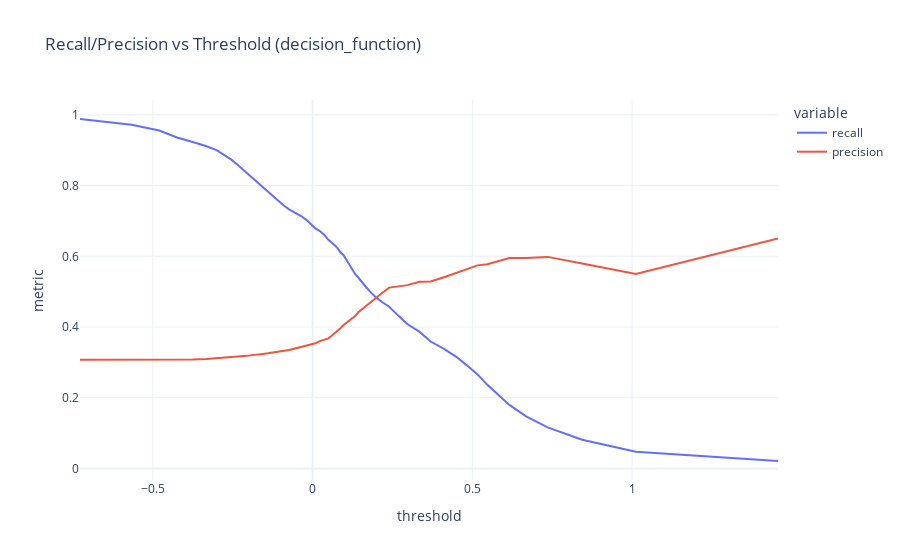
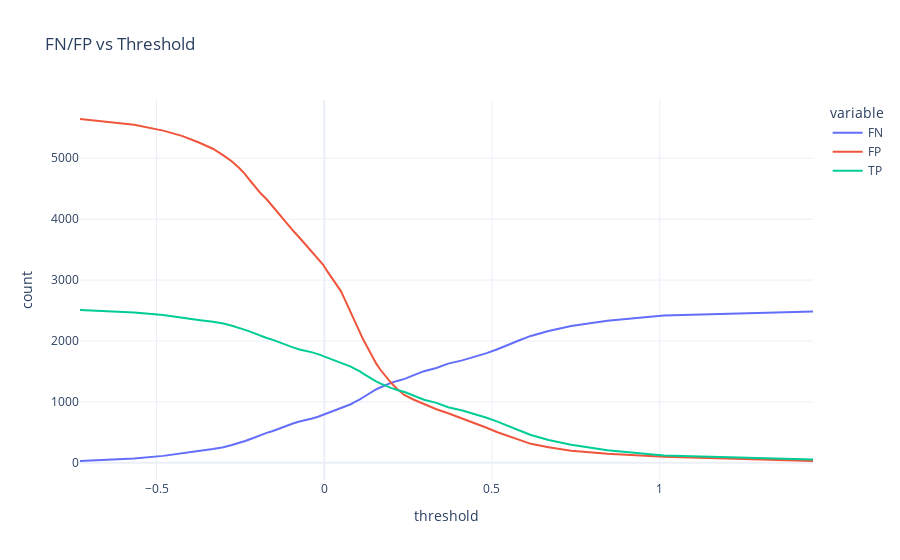

Notebook code for these charts, in order:
### Markdown cell above
Die Confusion Matrix zeigt transparent, welche Fehlerarten entstehen (insb. FN vs. FP). Die absoluten Zahlen beziehen sich auf unseren Test-Datensatz und weichen daher von der Gesamtverteilung ab.

Wir sehen, dass wir zwar 1741 Vertragsabschlüsse generiert hätten.
Dafür hätten wir aber auch Zeit aufgewendet, um 3216 Kunden anzurufen, die am Ende keinen Vertrag abschließen.
Gleichzeitig hätten wir in unserer Liste 799 Kunden nicht angerufen, mit denen wir zu einem erfolgreichen Abschluss gekommen wären.

### Optimierung der Anrufe

Ich nutze nun das bestehende Modell und ändere den Schwellwert (der standardmäßig 0 ist) der numerischen Vorhersage, ab wann wir mit einem Vertragsabschluss rechnen. Das Ganze visualisieren wir und diskutieren im Anschluss den Tradeoff:

### Code cell
scores = clf.decision_function(x_test)  # higher => more "yes"

# Sweep thresholds across score range
thresholds = np.quantile(scores, np.linspace(0.01, 0.99, 60))

rows = []
for t in thresholds:
    pred_t = np.where(scores >= t, "yes", "no")
    cm_t = confusion_matrix(y_test, pred_t, labels=["no", "yes"])  # [[TN, FP],[FN, TP]]
    tn, fp, fn, tp = cm_t.ravel()
    recall_yes = tp / (tp + fn) if (tp + fn) else np.nan
    precision_yes = tp / (tp + fp) if (tp + fp) else np.nan
    rows.append({"threshold": t, "recall": recall_yes, "precision": precision_yes, "FP": fp, "FN": fn, "TP": tp})

df_thr = pd.DataFrame(rows)

fig = px.line(
    df_thr,
    x="threshold",
    y=["recall", "precision"],
    title="Recall/Precision vs Threshold (decision_function)",
    labels={"value": "metric", "threshold": "threshold"}
)
fig.update_layout(template="plotly_white")
fig.show()

fig2 = px.line(
    df_thr,
    x="threshold",
    y=["FN", "FP", "TP"],
    title="FN/FP vs Threshold",
    labels={"value": "count", "threshold": "threshold"}
)
fig2.update_layout(template="plotly_white")
fig2.show()

### Figure 1 — Plotly figure (JSON) as saved in the notebook; plotly's stock layout.template omitted (floating-point values rounded to 4 significant figures)
{"data": [{"hovertemplate": "variable=recall<br>threshold=%{x}<br>metric=%{y}<extra></extra>", "legendgroup": "recall", "line": {"color": "#636efa", "dash": "solid"}, "marker": {"symbol": "circle"}, "mode": "lines", "name": "recall", "orientation": "v", "showlegend": true, "type": "scatter", "x": [-0.7282, -0.5668, -0.4801, -0.4245, -0.3754, -0.332, -0.3007, -0.2752, -0.2544, -0.2361, -0.2213, -0.206, -0.1898, -0.1717, -0.1554, -0.14, -0.1247, -0.1076, -0.09135, -0.0737, -0.05495, -0.03602, -0.01855, -0.003765, 0.008727, 0.02285, 0.03612, 0.04951, 0.05979, 0.06978, 0.07904, 0.08721, 0.09703, 0.1063, 0.1148, 0.1248, 0.134, 0.1442, 0.1555, 0.1685, 0.1828, 0.1985, 0.2174, 0.2398, 0.2673, 0.2971, 0.3343, 0.3694, 0.4114, 0.4498, 0.4841, 0.5163, 0.5471, 0.5818, 0.6159, 0.6686, 0.7359, 0.8438, 1.012, 1.457], "xaxis": "x", "y": [0.9882, 0.972, 0.9555, 0.9358, 0.9232, 0.911, 0.9, 0.8854, 0.8732, 0.8594, 0.8476, 0.8339, 0.822, 0.8067, 0.7961, 0.7827, 0.7701, 0.7567, 0.7445, 0.7327, 0.7244, 0.7138, 0.7024, 0.6902, 0.6787, 0.6713, 0.661, 0.6465, 0.6394, 0.6307, 0.6217, 0.6114, 0.6031, 0.5902, 0.578, 0.5642, 0.5488, 0.5386, 0.5248, 0.5118, 0.4972, 0.4839, 0.4709, 0.4575, 0.4331, 0.4079, 0.387, 0.3591, 0.3382, 0.3157, 0.2909, 0.2661, 0.2366, 0.2083, 0.1799, 0.1476, 0.1161, 0.0815, 0.04764, 0.02126], "yaxis": "y"}, {"hovertemplate": "variable=precision<br>threshold=%{x}<br>metric=%{y}<extra></extra>", "legendgroup": "precision", "line": {"color": "#EF553B", "dash": "solid"}, "marker": {"symbol": "circle"}, "mode": "lines", "name": "precision", "orientation": "v", "showlegend": true, "type": "scatter", "x": [-0.7282, -0.5668, -0.4801, -0.4245, -0.3754, -0.332, -0.3007, -0.2752, -0.2544, -0.2361, -0.2213, -0.206, -0.1898, -0.1717, -0.1554, -0.14, -0.1247, -0.1076, -0.09135, -0.0737, -0.05495, -0.03602, -0.01855, -0.003765, 0.008727, 0.02285, 0.03612, 0.04951, 0.05979, 0.06978, 0.07904, 0.08721, 0.09703, 0.1063, 0.1148, 0.1248, 0.134, 0.1442, 0.1555, 0.1685, 0.1828, 0.1985, 0.2174, 0.2398, 0.2673, 0.2971, 0.3343, 0.3694, 0.4114, 0.4498, 0.4841, 0.5163, 0.5471, 0.5818, 0.6159, 0.6686, 0.7359, 0.8438, 1.012, 1.457], "xaxis": "x", "y": [0.3078, 0.3079, 0.308, 0.3069, 0.3082, 0.3097, 0.3117, 0.3125, 0.3141, 0.3153, 0.3172, 0.3185, 0.3206, 0.3214, 0.324, 0.3257, 0.3278, 0.3297, 0.3322, 0.335, 0.3395, 0.3432, 0.3467, 0.35, 0.3539, 0.3601, 0.3652, 0.3681, 0.3756, 0.3826, 0.3898, 0.3968, 0.4056, 0.4118, 0.4191, 0.4256, 0.4316, 0.4423, 0.4509, 0.4612, 0.4709, 0.4827, 0.4965, 0.5114, 0.5152, 0.5185, 0.5279, 0.5287, 0.5409, 0.5527, 0.5624, 0.5743, 0.5773, 0.5852, 0.5951, 0.5952, 0.5984, 0.5798, 0.55, 0.6506], "yaxis": "y"}], "layout": {"legend": {"title": {"text": "variable"}, "tracegroupgap": 0}, "title": {"text": "Recall/Precision vs Threshold (decision_function)"}, "xaxis": {"anchor": "y", "domain": [0, 1], "title": {"text": "threshold"}}, "yaxis": {"anchor": "x", "domain": [0, 1], "title": {"text": "metric"}}}}

### Figure 2 — Plotly figure (JSON) as saved in the notebook; plotly's stock layout.template omitted (floating-point values rounded to 4 significant figures)
{"data": [{"hovertemplate": "variable=FN<br>threshold=%{x}<br>count=%{y}<extra></extra>", "legendgroup": "FN", "line": {"color": "#636efa", "dash": "solid"}, "marker": {"symbol": "circle"}, "mode": "lines", "name": "FN", "orientation": "v", "showlegend": true, "type": "scatter", "x": [-0.7282, -0.5668, -0.4801, -0.4245, -0.3754, -0.332, -0.3007, -0.2752, -0.2544, -0.2361, -0.2213, -0.206, -0.1898, -0.1717, -0.1554, -0.14, -0.1247, -0.1076, -0.09135, -0.0737, -0.05495, -0.03602, -0.01855, -0.003765, 0.008727, 0.02285, 0.03612, 0.04951, 0.05979, 0.06978, 0.07904, 0.08721, 0.09703, 0.1063, 0.1148, 0.1248, 0.134, 0.1442, 0.1555, 0.1685, 0.1828, 0.1985, 0.2174, 0.2398, 0.2673, 0.2971, 0.3343, 0.3694, 0.4114, 0.4498, 0.4841, 0.5163, 0.5471, 0.5818, 0.6159, 0.6686, 0.7359, 0.8438, 1.012, 1.457], "xaxis": "x", "y": [30, 71, 113, 163, 195, 226, 254, 291, 322, 357, 387, 422, 452, 491, 518, 552, 584, 618, 649, 679, 700, 727, 756, 787, 816, 835, 861, 898, 916, 938, 961, 987, 1008, 1041, 1072, 1107, 1146, 1172, 1207, 1240, 1277, 1311, 1344, 1378, 1440, 1504, 1557, 1628, 1681, 1738, 1801, 1864, 1939, 2011, 2083, 2165, 2245, 2333, 2419, 2486], "yaxis": "y"}, {"hovertemplate": "variable=FP<br>threshold=%{x}<br>count=%{y}<extra></extra>", "legendgroup": "FP", "line": {"color": "#EF553B", "dash": "solid"}, "marker": {"symbol": "circle"}, "mode": "lines", "name": "FP", "orientation": "v", "showlegend": true, "type": "scatter", "x": [-0.7282, -0.5668, -0.4801, -0.4245, -0.3754, -0.332, -0.3007, -0.2752, -0.2544, -0.2361, -0.2213, -0.206, -0.1898, -0.1717, -0.1554, -0.14, -0.1247, -0.1076, -0.09135, -0.0737, -0.05495, -0.03602, -0.01855, -0.003765, 0.008727, 0.02285, 0.03612, 0.04951, 0.05979, 0.06978, 0.07904, 0.08721, 0.09703, 0.1063, 0.1148, 0.1248, 0.134, 0.1442, 0.1555, 0.1685, 0.1828, 0.1985, 0.2174, 0.2398, 0.2673, 0.2971, 0.3343, 0.3694, 0.4114, 0.4498, 0.4841, 0.5163, 0.5471, 0.5818, 0.6159, 0.6686, 0.7359, 0.8438, 1.012, 1.457], "xaxis": "x", "y": [5645, 5549, 5454, 5368, 5263, 5157, 5048, 4948, 4843, 4741, 4635, 4532, 4425, 4327, 4218, 4115, 4011, 3907, 3801, 3695, 3579, 3469, 3361, 3255, 3147, 3030, 2919, 2819, 2700, 2585, 2472, 2361, 2245, 2141, 2035, 1934, 1836, 1725, 1623, 1519, 1419, 1317, 1213, 1110, 1035, 962, 879, 813, 729, 649, 575, 501, 440, 375, 311, 255, 198, 150, 99, 29], "yaxis": "y"}, {"hovertemplate": "variable=TP<br>threshold=%{x}<br>count=%{y}<extra></extra>", "legendgroup": "TP", "line": {"color": "#00cc96", "dash": "solid"}, "marker": {"symbol": "circle"}, "mode": "lines", "name": "TP", "orientation": "v", "showlegend": true, "type": "scatter", "x": [-0.7282, -0.5668, -0.4801, -0.4245, -0.3754, -0.332, -0.3007, -0.2752, -0.2544, -0.2361, -0.2213, -0.206, -0.1898, -0.1717, -0.1554, -0.14, -0.1247, -0.1076, -0.09135, -0.0737, -0.05495, -0.03602, -0.01855, -0.003765, 0.008727, 0.02285, 0.03612, 0.04951, 0.05979, 0.06978, 0.07904, 0.08721, 0.09703, 0.1063, 0.1148, 0.1248, 0.134, 0.1442, 0.1555, 0.1685, 0.1828, 0.1985, 0.2174, 0.2398, 0.2673, 0.2971, 0.3343, 0.3694, 0.4114, 0.4498, 0.4841, 0.5163, 0.5471, 0.5818, 0.6159, 0.6686, 0.7359, 0.8438, 1.012, 1.457], "xaxis": "x", "y": [2510, 2469, 2427, 2377, 2345, 2314, 2286, 2249, 2218, 2183, 2153, 2118, 2088, 2049, 2022, 1988, 1956, 1922, 1891, 1861, 1840, 1813, 1784, 1753, 1724, 1705, 1679, 1642, 1624, 1602, 1579, 1553, 1532, 1499, 1468, 1433, 1394, 1368, 1333, 1300, 1263, 1229, 1196, 1162, 1100, 1036, 983, 912, 859, 802, 739, 676, 601, 529, 457, 375, 295, 207, 121, 54], "yaxis": "y"}], "layout": {"legend": {"title": {"text": "variable"}, "tracegroupgap": 0}, "title": {"text": "FN/FP vs Threshold"}, "xaxis": {"anchor": "y", "domain": [0, 1], "title": {"text": "threshold"}}, "yaxis": {"anchor": "x", "domain": [0, 1], "title": {"text": "count"}}}}
